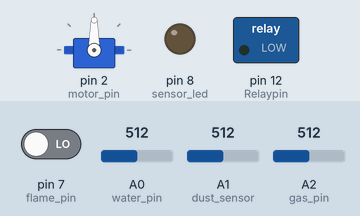
Recording of a sketch running on a simulated Arduino Uno, built with avr-gcc and run on an emulated ATmega328P. Parts: servo, switched loads named in the sketch (green lamp = pin HIGH), output pins drawn as LEDs (lit = HIGH). The test bench sets the inputs (shaded band); at power-on: pin 7 (flame_pin) LOW, A0 (water_pin) = 512, A1 (dust_sensor) = 512, A2 (gas_pin) = 512. What the sketch prints to the serial monitor is not drawn.

Above: at 0.18 s.
Timing chart, 0 to 1.9 s (numbered marks = the images above):
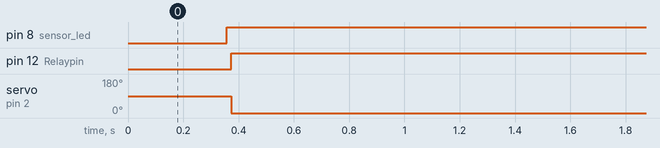

Measured:
- by itself, pin 8 (sensor_led): LOW → HIGH at 0.36 s
- by itself, pin 12 (Relaypin): LOW → HIGH at 0.37 s
- by itself, servo on pin 2 (motor_pin): 90° → 0° at 0.37 s

The sketch:

SafetyKeeper.ino
```cpp
#include <Servo.h>
#include <SoftwareSerial.h>

Servo servo;

int Relaypin = 12;
int motor_pin = 2;
int water_pin = A0;
int flame_pin = 7;
int gas_pin = A2;
int dust_sensor = A1;

SoftwareSerial mySerial(3,4);

int water = 0;
int gas = 0;
int angle = 90;
int flame_state = 0;
int sensor_led = 8;
int sampling = 280;    // 미세먼지를 측정하는 샘플링 시간
int waiting = 40;
float stop_time = 9680;   // 센서를 구동하지 않는 시간
float dust_value = 0;  // 센서에서 입력 받은 미세먼지 값
float dustDensityug=0;  // ug/m^3 값을 계산

void setup() {
  servo.attach(motor_pin);
  pinMode(water_pin,INPUT);
  pinMode(flame_pin,INPUT);
  pinMode(gas_pin,INPUT);
  pinMode(sensor_led,OUTPUT); // 미세먼지 적외선 led를 출력으로 설정
  pinMode(Relaypin,OUTPUT);
  Serial.begin(9600);
  mySerial.begin(9600);
}

void loop() {
  flame_check();
  water_check();
  dust_check();
}

void flame_check() {
  flame_state = digitalRead(flame_pin);
  if(flame_state == 1) {  // 화염 감지가 된 경우
    mySerial.println("1");
    Serial.println("1");
  }
  else if(flame_state != 1) { // 화염 감지가 안 된 경우
    mySerial.println("5");
    Serial.println("5");
  }
  delay(150);
}

void water_check() {
  if(analogRead(water_pin)>=200){ // 물이 찬 경우
    mySerial.println("2");
    Serial.println("2") ;
  }
  else if(analogRead(water_pin) < 200) { // 물이 안 찬 경우
    mySerial.println("6");
    Serial.println("6");
  }
  delay(200);
}


void dust_check() {
  digitalWrite(sensor_led, LOW);    // LED 켜기
  delayMicroseconds(sampling);   // 샘플링해주는 시간.

  dust_value = analogRead(dust_sensor); // 센서 값 읽어오기

  delayMicroseconds(waiting);  // 너무 많은 데이터 입력을 피해주기 위해 잠시 멈춰주는 시간.

  digitalWrite(sensor_led, HIGH); // LED 끄기
  delayMicroseconds(stop_time);   // LED 끄고 대기

  dustDensityug = (0.17 * (dust_value * (5.0 / 1024)) - 0.1) * 1000;    // 미세먼지 값 계산

  if(dustDensityug >= 15) { // 미세먼지가 기준치보다 높은 경우
    mySerial.println("3");
    Serial.println("3");
  }
  else if(dustDensityug < 15) { // 미세먼지가 기준치보다 작은 경우
    mySerial.println("7");
    Serial.println("7");
  }

  if(analogRead(gas_pin) >= 200) { // 가스를 감지한 경우
    mySerial.println("4");
    Serial.println("4");
  }
  else if(analogRead(gas_pin) < 200) { // 가스를 감지하지 않은 경우
    mySerial.println("8");
    Serial.println("8");
  }

  if(dustDensityug >= 15 || analogRead(gas_pin) >= 200) {
    digitalWrite(Relaypin,HIGH);
    servo.write(0);
    delay(5000);
  }
  else {
    digitalWrite(Relaypin,LOW);
    servo.write(90);
  }

  delay(150);
}
```
